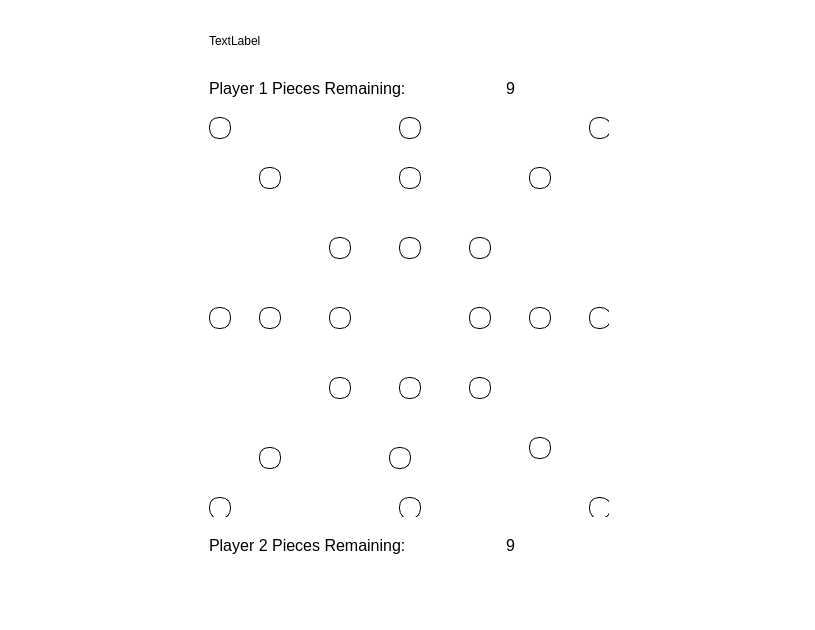
<?xml version="1.0" encoding="UTF-8"?>
<ui version="4.0">
 <class>gamescreen</class>
 <widget class="QDialog" name="gamescreen">
  <property name="geometry">
   <rect>
    <x>0</x>
    <y>0</y>
    <width>815</width>
    <height>630</height>
   </rect>
  </property>
  <property name="windowTitle">
   <string>Dialog</string>
  </property>
  <property name="autoFillBackground">
   <bool>false</bool>
  </property>
  <property name="styleSheet">
   <string notr="true">background-color: rgb(255, 255, 255);</string>
  </property>
  <layout class="QGridLayout" name="gridLayout">
   <property name="rightMargin">
    <number>9</number>
   </property>
   <item row="4" column="2">
    <widget class="QLabel" name="p2_pieces">
     <property name="text">
      <string>&lt;html&gt;&lt;head/&gt;&lt;body&gt;&lt;p align=&quot;center&quot;&gt;&lt;span style=&quot; font-size:12pt;&quot;&gt;9&lt;/span&gt;&lt;/p&gt;&lt;/body&gt;&lt;/html&gt;</string>
     </property>
    </widget>
   </item>
   <item row="5" column="2">
    <spacer name="verticalSpacer_4">
     <property name="orientation">
      <enum>Qt::Vertical</enum>
     </property>
     <property name="sizeHint" stdset="0">
      <size>
       <width>20</width>
       <height>40</height>
      </size>
     </property>
    </spacer>
   </item>
   <item row="4" column="1">
    <widget class="QLabel" name="p2_label">
     <property name="sizePolicy">
      <sizepolicy hsizetype="Preferred" vsizetype="Fixed">
       <horstretch>0</horstretch>
       <verstretch>0</verstretch>
      </sizepolicy>
     </property>
     <property name="minimumSize">
      <size>
       <width>0</width>
       <height>45</height>
      </size>
     </property>
     <property name="text">
      <string>&lt;html&gt;&lt;head/&gt;&lt;body&gt;&lt;p&gt;&lt;span style=&quot; font-size:12pt;&quot;&gt;Player 2 Pieces Remaining:&lt;/span&gt;&lt;/p&gt;&lt;/body&gt;&lt;/html&gt;</string>
     </property>
    </widget>
   </item>
   <item row="2" column="1">
    <widget class="QLabel" name="p1_label">
     <property name="sizePolicy">
      <sizepolicy hsizetype="Preferred" vsizetype="Fixed">
       <horstretch>0</horstretch>
       <verstretch>0</verstretch>
      </sizepolicy>
     </property>
     <property name="minimumSize">
      <size>
       <width>0</width>
       <height>45</height>
      </size>
     </property>
     <property name="text">
      <string>&lt;html&gt;&lt;head/&gt;&lt;body&gt;&lt;p&gt;&lt;span style=&quot; font-size:12pt;&quot;&gt;Player 1 Pieces Remaining:&lt;/span&gt;&lt;/p&gt;&lt;/body&gt;&lt;/html&gt;</string>
     </property>
    </widget>
   </item>
   <item row="3" column="0">
    <spacer name="horizontalSpacer_3">
     <property name="orientation">
      <enum>Qt::Horizontal</enum>
     </property>
     <property name="sizeHint" stdset="0">
      <size>
       <width>40</width>
       <height>20</height>
      </size>
     </property>
    </spacer>
   </item>
   <item row="2" column="2">
    <widget class="QLabel" name="p1_pieces">
     <property name="text">
      <string>&lt;html&gt;&lt;head/&gt;&lt;body&gt;&lt;p align=&quot;center&quot;&gt;&lt;span style=&quot; font-size:12pt;&quot;&gt;9&lt;/span&gt;&lt;/p&gt;&lt;/body&gt;&lt;/html&gt;</string>
     </property>
    </widget>
   </item>
   <item row="0" column="2">
    <spacer name="verticalSpacer_2">
     <property name="orientation">
      <enum>Qt::Vertical</enum>
     </property>
     <property name="sizeType">
      <enum>QSizePolicy::Fixed</enum>
     </property>
     <property name="sizeHint" stdset="0">
      <size>
       <width>20</width>
       <height>10</height>
      </size>
     </property>
    </spacer>
   </item>
   <item row="3" column="1" colspan="2">
    <widget class="QWidget" name="board" native="true">
     <property name="sizePolicy">
      <sizepolicy hsizetype="Fixed" vsizetype="Fixed">
       <horstretch>0</horstretch>
       <verstretch>0</verstretch>
      </sizepolicy>
     </property>
     <property name="minimumSize">
      <size>
       <width>400</width>
       <height>400</height>
      </size>
     </property>
     <property name="maximumSize">
      <size>
       <width>1000</width>
       <height>1000</height>
      </size>
     </property>
     <property name="focusPolicy">
      <enum>Qt::NoFocus</enum>
     </property>
     <property name="acceptDrops">
      <bool>false</bool>
     </property>
     <property name="styleSheet">
      <string notr="true">#board{image: url(:/img/board.png);}</string>
     </property>
     <widget class="QPushButton" name="space1">
      <property name="geometry">
       <rect>
        <x>0</x>
        <y>0</y>
        <width>22</width>
        <height>22</height>
       </rect>
      </property>
      <property name="sizePolicy">
       <sizepolicy hsizetype="Minimum" vsizetype="Minimum">
        <horstretch>0</horstretch>
        <verstretch>0</verstretch>
       </sizepolicy>
      </property>
      <property name="acceptDrops">
       <bool>true</bool>
      </property>
      <property name="autoFillBackground">
       <bool>false</bool>
      </property>
      <property name="styleSheet">
       <string notr="true">background-color: white;
 border-style: solid;
 border-width:1px;
 border-radius:10px;
 border-color: black;
 max-width:20px;
 max-height:20px;
 min-width:20px;
 min-height:20px;</string>
      </property>
      <property name="text">
       <string/>
      </property>
      <property name="iconSize">
       <size>
        <width>20</width>
        <height>20</height>
       </size>
      </property>
      <property name="autoDefault">
       <bool>true</bool>
      </property>
      <property name="flat">
       <bool>false</bool>
      </property>
      <attribute name="buttonGroup">
       <string notr="true">boardButtons</string>
      </attribute>
     </widget>
     <widget class="QPushButton" name="space2">
      <property name="geometry">
       <rect>
        <x>190</x>
        <y>0</y>
        <width>22</width>
        <height>22</height>
       </rect>
      </property>
      <property name="acceptDrops">
       <bool>true</bool>
      </property>
      <property name="styleSheet">
       <string notr="true">background-color: white;
 border-style: solid;
 border-width:1px;
 border-radius:10px;
 border-color: black;
 max-width:20px;
 max-height:20px;
 min-width:20px;
 min-height:20px;</string>
      </property>
      <property name="text">
       <string/>
      </property>
      <property name="iconSize">
       <size>
        <width>20</width>
        <height>20</height>
       </size>
      </property>
      <property name="autoDefault">
       <bool>false</bool>
      </property>
      <property name="flat">
       <bool>true</bool>
      </property>
      <attribute name="buttonGroup">
       <string notr="true">boardButtons</string>
      </attribute>
     </widget>
     <widget class="QPushButton" name="space3">
      <property name="geometry">
       <rect>
        <x>380</x>
        <y>0</y>
        <width>22</width>
        <height>22</height>
       </rect>
      </property>
      <property name="sizePolicy">
       <sizepolicy hsizetype="Minimum" vsizetype="Fixed">
        <horstretch>0</horstretch>
        <verstretch>0</verstretch>
       </sizepolicy>
      </property>
      <property name="acceptDrops">
       <bool>true</bool>
      </property>
      <property name="styleSheet">
       <string notr="true">background-color: white;
 border-style: solid;
 border-width:1px;
 border-radius:10px;
 border-color: black;
 max-width:20px;
 max-height:20px;
 min-width:20px;
 min-height:20px;</string>
      </property>
      <property name="text">
       <string/>
      </property>
      <property name="iconSize">
       <size>
        <width>20</width>
        <height>20</height>
       </size>
      </property>
      <property name="autoDefault">
       <bool>false</bool>
      </property>
      <property name="flat">
       <bool>true</bool>
      </property>
      <attribute name="buttonGroup">
       <string notr="true">boardButtons</string>
      </attribute>
     </widget>
     <widget class="QPushButton" name="space4">
      <property name="geometry">
       <rect>
        <x>50</x>
        <y>50</y>
        <width>22</width>
        <height>22</height>
       </rect>
      </property>
      <property name="acceptDrops">
       <bool>true</bool>
      </property>
      <property name="styleSheet">
       <string notr="true">background-color: white;
 border-style: solid;
 border-width:1px;
 border-radius:10px;
 border-color: black;
 max-width:20px;
 max-height:20px;
 min-width:20px;
 min-height:20px;</string>
      </property>
      <property name="text">
       <string/>
      </property>
      <property name="autoDefault">
       <bool>false</bool>
      </property>
      <property name="flat">
       <bool>true</bool>
      </property>
      <attribute name="buttonGroup">
       <string notr="true">boardButtons</string>
      </attribute>
     </widget>
     <widget class="QPushButton" name="space5">
      <property name="geometry">
       <rect>
        <x>190</x>
        <y>50</y>
        <width>22</width>
        <height>22</height>
       </rect>
      </property>
      <property name="acceptDrops">
       <bool>true</bool>
      </property>
      <property name="styleSheet">
       <string notr="true">background-color: white;
 border-style: solid;
 border-width:1px;
 border-radius:10px;
 border-color: black;
 max-width:20px;
 max-height:20px;
 min-width:20px;
 min-height:20px;</string>
      </property>
      <property name="text">
       <string/>
      </property>
      <property name="autoDefault">
       <bool>false</bool>
      </property>
      <property name="flat">
       <bool>true</bool>
      </property>
      <attribute name="buttonGroup">
       <string notr="true">boardButtons</string>
      </attribute>
     </widget>
     <widget class="QPushButton" name="space6">
      <property name="geometry">
       <rect>
        <x>320</x>
        <y>50</y>
        <width>22</width>
        <height>22</height>
       </rect>
      </property>
      <property name="acceptDrops">
       <bool>true</bool>
      </property>
      <property name="styleSheet">
       <string notr="true">background-color: white;
 border-style: solid;
 border-width:1px;
 border-radius:10px;
 border-color: black;
 max-width:20px;
 max-height:20px;
 min-width:20px;
 min-height:20px;</string>
      </property>
      <property name="text">
       <string/>
      </property>
      <property name="autoDefault">
       <bool>false</bool>
      </property>
      <property name="flat">
       <bool>true</bool>
      </property>
      <attribute name="buttonGroup">
       <string notr="true">boardButtons</string>
      </attribute>
     </widget>
     <widget class="QPushButton" name="space7">
      <property name="geometry">
       <rect>
        <x>120</x>
        <y>120</y>
        <width>22</width>
        <height>22</height>
       </rect>
      </property>
      <property name="acceptDrops">
       <bool>true</bool>
      </property>
      <property name="styleSheet">
       <string notr="true">background-color: white;
 border-style: solid;
 border-width:1px;
 border-radius:10px;
 border-color: black;
 max-width:20px;
 max-height:20px;
 min-width:20px;
 min-height:20px;</string>
      </property>
      <property name="text">
       <string/>
      </property>
      <property name="autoDefault">
       <bool>false</bool>
      </property>
      <property name="flat">
       <bool>true</bool>
      </property>
      <attribute name="buttonGroup">
       <string notr="true">boardButtons</string>
      </attribute>
     </widget>
     <widget class="QPushButton" name="space8">
      <property name="geometry">
       <rect>
        <x>190</x>
        <y>120</y>
        <width>22</width>
        <height>22</height>
       </rect>
      </property>
      <property name="acceptDrops">
       <bool>true</bool>
      </property>
      <property name="styleSheet">
       <string notr="true">background-color: white;
 border-style: solid;
 border-width:1px;
 border-radius:10px;
 border-color: black;
 max-width:20px;
 max-height:20px;
 min-width:20px;
 min-height:20px;</string>
      </property>
      <property name="text">
       <string/>
      </property>
      <property name="autoDefault">
       <bool>false</bool>
      </property>
      <property name="flat">
       <bool>true</bool>
      </property>
      <attribute name="buttonGroup">
       <string notr="true">boardButtons</string>
      </attribute>
     </widget>
     <widget class="QPushButton" name="space9">
      <property name="geometry">
       <rect>
        <x>260</x>
        <y>120</y>
        <width>22</width>
        <height>22</height>
       </rect>
      </property>
      <property name="acceptDrops">
       <bool>true</bool>
      </property>
      <property name="styleSheet">
       <string notr="true">background-color: white;
 border-style: solid;
 border-width:1px;
 border-radius:10px;
 border-color: black;
 max-width:20px;
 max-height:20px;
 min-width:20px;
 min-height:20px;</string>
      </property>
      <property name="text">
       <string/>
      </property>
      <property name="autoDefault">
       <bool>false</bool>
      </property>
      <property name="flat">
       <bool>true</bool>
      </property>
      <attribute name="buttonGroup">
       <string notr="true">boardButtons</string>
      </attribute>
     </widget>
     <widget class="QPushButton" name="space10">
      <property name="geometry">
       <rect>
        <x>0</x>
        <y>190</y>
        <width>22</width>
        <height>22</height>
       </rect>
      </property>
      <property name="sizePolicy">
       <sizepolicy hsizetype="Minimum" vsizetype="Fixed">
        <horstretch>0</horstretch>
        <verstretch>0</verstretch>
       </sizepolicy>
      </property>
      <property name="acceptDrops">
       <bool>true</bool>
      </property>
      <property name="styleSheet">
       <string notr="true">background-color: white;
 border-style: solid;
 border-width:1px;
 border-radius:10px;
 border-color: black;
 max-width:20px;
 max-height:20px;
 min-width:20px;
 min-height:20px;</string>
      </property>
      <property name="text">
       <string/>
      </property>
      <property name="autoDefault">
       <bool>false</bool>
      </property>
      <property name="flat">
       <bool>true</bool>
      </property>
      <attribute name="buttonGroup">
       <string notr="true">boardButtons</string>
      </attribute>
     </widget>
     <widget class="QPushButton" name="space11">
      <property name="geometry">
       <rect>
        <x>50</x>
        <y>190</y>
        <width>22</width>
        <height>22</height>
       </rect>
      </property>
      <property name="acceptDrops">
       <bool>true</bool>
      </property>
      <property name="styleSheet">
       <string notr="true">background-color: white;
 border-style: solid;
 border-width:1px;
 border-radius:10px;
 border-color: black;
 max-width:20px;
 max-height:20px;
 min-width:20px;
 min-height:20px;</string>
      </property>
      <property name="text">
       <string/>
      </property>
      <property name="autoDefault">
       <bool>false</bool>
      </property>
      <property name="flat">
       <bool>true</bool>
      </property>
      <attribute name="buttonGroup">
       <string notr="true">boardButtons</string>
      </attribute>
     </widget>
     <widget class="QPushButton" name="space12">
      <property name="geometry">
       <rect>
        <x>120</x>
        <y>190</y>
        <width>22</width>
        <height>22</height>
       </rect>
      </property>
      <property name="acceptDrops">
       <bool>true</bool>
      </property>
      <property name="styleSheet">
       <string notr="true">background-color: white;
 border-style: solid;
 border-width:1px;
 border-radius:10px;
 border-color: black;
 max-width:20px;
 max-height:20px;
 min-width:20px;
 min-height:20px;</string>
      </property>
      <property name="text">
       <string/>
      </property>
      <property name="autoDefault">
       <bool>false</bool>
      </property>
      <property name="flat">
       <bool>true</bool>
      </property>
      <attribute name="buttonGroup">
       <string notr="true">boardButtons</string>
      </attribute>
     </widget>
     <widget class="QPushButton" name="space13">
      <property name="geometry">
       <rect>
        <x>260</x>
        <y>190</y>
        <width>22</width>
        <height>22</height>
       </rect>
      </property>
      <property name="acceptDrops">
       <bool>true</bool>
      </property>
      <property name="styleSheet">
       <string notr="true">background-color: white;
 border-style: solid;
 border-width:1px;
 border-radius:10px;
 border-color: black;
 max-width:20px;
 max-height:20px;
 min-width:20px;
 min-height:20px;</string>
      </property>
      <property name="text">
       <string/>
      </property>
      <property name="autoDefault">
       <bool>false</bool>
      </property>
      <property name="flat">
       <bool>true</bool>
      </property>
      <attribute name="buttonGroup">
       <string notr="true">boardButtons</string>
      </attribute>
     </widget>
     <widget class="QPushButton" name="space14">
      <property name="geometry">
       <rect>
        <x>320</x>
        <y>190</y>
        <width>22</width>
        <height>22</height>
       </rect>
      </property>
      <property name="acceptDrops">
       <bool>true</bool>
      </property>
      <property name="styleSheet">
       <string notr="true">background-color: white;
 border-style: solid;
 border-width:1px;
 border-radius:10px;
 border-color: black;
 max-width:20px;
 max-height:20px;
 min-width:20px;
 min-height:20px;</string>
      </property>
      <property name="text">
       <string/>
      </property>
      <property name="autoDefault">
       <bool>false</bool>
      </property>
      <property name="flat">
       <bool>true</bool>
      </property>
      <attribute name="buttonGroup">
       <string notr="true">boardButtons</string>
      </attribute>
     </widget>
     <widget class="QPushButton" name="space15">
      <property name="geometry">
       <rect>
        <x>380</x>
        <y>190</y>
        <width>22</width>
        <height>22</height>
       </rect>
      </property>
      <property name="acceptDrops">
       <bool>true</bool>
      </property>
      <property name="styleSheet">
       <string notr="true">background-color: white;
 border-style: solid;
 border-width:1px;
 border-radius:10px;
 border-color: black;
 max-width:20px;
 max-height:20px;
 min-width:20px;
 min-height:20px;</string>
      </property>
      <property name="text">
       <string/>
      </property>
      <property name="autoDefault">
       <bool>false</bool>
      </property>
      <property name="flat">
       <bool>true</bool>
      </property>
      <attribute name="buttonGroup">
       <string notr="true">boardButtons</string>
      </attribute>
     </widget>
     <widget class="QPushButton" name="space16">
      <property name="geometry">
       <rect>
        <x>120</x>
        <y>260</y>
        <width>22</width>
        <height>22</height>
       </rect>
      </property>
      <property name="acceptDrops">
       <bool>true</bool>
      </property>
      <property name="styleSheet">
       <string notr="true">background-color: white;
 border-style: solid;
 border-width:1px;
 border-radius:10px;
 border-color: black;
 max-width:20px;
 max-height:20px;
 min-width:20px;
 min-height:20px;</string>
      </property>
      <property name="text">
       <string/>
      </property>
      <property name="autoDefault">
       <bool>false</bool>
      </property>
      <property name="flat">
       <bool>true</bool>
      </property>
      <attribute name="buttonGroup">
       <string notr="true">boardButtons</string>
      </attribute>
     </widget>
     <widget class="QPushButton" name="space17">
      <property name="geometry">
       <rect>
        <x>190</x>
        <y>260</y>
        <width>22</width>
        <height>22</height>
       </rect>
      </property>
      <property name="acceptDrops">
       <bool>true</bool>
      </property>
      <property name="styleSheet">
       <string notr="true">background-color: white;
 border-style: solid;
 border-width:1px;
 border-radius:10px;
 border-color: black;
 max-width:20px;
 max-height:20px;
 min-width:20px;
 min-height:20px;</string>
      </property>
      <property name="text">
       <string/>
      </property>
      <property name="autoDefault">
       <bool>false</bool>
      </property>
      <property name="flat">
       <bool>true</bool>
      </property>
      <attribute name="buttonGroup">
       <string notr="true">boardButtons</string>
      </attribute>
     </widget>
     <widget class="QPushButton" name="space18">
      <property name="geometry">
       <rect>
        <x>260</x>
        <y>260</y>
        <width>22</width>
        <height>22</height>
       </rect>
      </property>
      <property name="acceptDrops">
       <bool>true</bool>
      </property>
      <property name="styleSheet">
       <string notr="true">background-color: white;
 border-style: solid;
 border-width:1px;
 border-radius:10px;
 border-color: black;
 max-width:20px;
 max-height:20px;
 min-width:20px;
 min-height:20px;</string>
      </property>
      <property name="text">
       <string/>
      </property>
      <property name="autoDefault">
       <bool>false</bool>
      </property>
      <property name="flat">
       <bool>true</bool>
      </property>
      <attribute name="buttonGroup">
       <string notr="true">boardButtons</string>
      </attribute>
     </widget>
     <widget class="QPushButton" name="space19">
      <property name="geometry">
       <rect>
        <x>50</x>
        <y>330</y>
        <width>22</width>
        <height>22</height>
       </rect>
      </property>
      <property name="acceptDrops">
       <bool>true</bool>
      </property>
      <property name="styleSheet">
       <string notr="true">background-color: white;
 border-style: solid;
 border-width:1px;
 border-radius:10px;
 border-color: black;
 max-width:20px;
 max-height:20px;
 min-width:20px;
 min-height:20px;</string>
      </property>
      <property name="text">
       <string/>
      </property>
      <property name="autoDefault">
       <bool>false</bool>
      </property>
      <property name="flat">
       <bool>true</bool>
      </property>
      <attribute name="buttonGroup">
       <string notr="true">boardButtons</string>
      </attribute>
     </widget>
     <widget class="QPushButton" name="space20">
      <property name="geometry">
       <rect>
        <x>180</x>
        <y>330</y>
        <width>22</width>
        <height>22</height>
       </rect>
      </property>
      <property name="acceptDrops">
       <bool>true</bool>
      </property>
      <property name="styleSheet">
       <string notr="true">background-color: white;
 border-style: solid;
 border-width:1px;
 border-radius:10px;
 border-color: black;
 max-width:20px;
 max-height:20px;
 min-width:20px;
 min-height:20px;</string>
      </property>
      <property name="text">
       <string/>
      </property>
      <property name="autoDefault">
       <bool>false</bool>
      </property>
      <property name="flat">
       <bool>true</bool>
      </property>
      <attribute name="buttonGroup">
       <string notr="true">boardButtons</string>
      </attribute>
     </widget>
     <widget class="QPushButton" name="space21">
      <property name="geometry">
       <rect>
        <x>320</x>
        <y>320</y>
        <width>22</width>
        <height>22</height>
       </rect>
      </property>
      <property name="acceptDrops">
       <bool>true</bool>
      </property>
      <property name="styleSheet">
       <string notr="true">background-color: white;
 border-style: solid;
 border-width:1px;
 border-radius:10px;
 border-color: black;
 max-width:20px;
 max-height:20px;
 min-width:20px;
 min-height:20px;</string>
      </property>
      <property name="text">
       <string/>
      </property>
      <property name="autoDefault">
       <bool>false</bool>
      </property>
      <property name="flat">
       <bool>true</bool>
      </property>
      <attribute name="buttonGroup">
       <string notr="true">boardButtons</string>
      </attribute>
     </widget>
     <widget class="QPushButton" name="space22">
      <property name="geometry">
       <rect>
        <x>0</x>
        <y>380</y>
        <width>22</width>
        <height>22</height>
       </rect>
      </property>
      <property name="acceptDrops">
       <bool>true</bool>
      </property>
      <property name="styleSheet">
       <string notr="true">background-color: white;
 border-style: solid;
 border-width:1px;
 border-radius:10px;
 border-color: black;
 max-width:20px;
 max-height:20px;
 min-width:20px;
 min-height:20px;</string>
      </property>
      <property name="text">
       <string/>
      </property>
      <property name="autoDefault">
       <bool>false</bool>
      </property>
      <property name="flat">
       <bool>true</bool>
      </property>
      <attribute name="buttonGroup">
       <string notr="true">boardButtons</string>
      </attribute>
     </widget>
     <widget class="QPushButton" name="space23">
      <property name="geometry">
       <rect>
        <x>190</x>
        <y>380</y>
        <width>22</width>
        <height>22</height>
       </rect>
      </property>
      <property name="acceptDrops">
       <bool>true</bool>
      </property>
      <property name="styleSheet">
       <string notr="true">background-color: white;
 border-style: solid;
 border-width:1px;
 border-radius:10px;
 border-color: black;
 max-width:20px;
 max-height:20px;
 min-width:20px;
 min-height:20px;</string>
      </property>
      <property name="text">
       <string/>
      </property>
      <property name="autoDefault">
       <bool>false</bool>
      </property>
      <property name="flat">
       <bool>true</bool>
      </property>
      <attribute name="buttonGroup">
       <string notr="true">boardButtons</string>
      </attribute>
     </widget>
     <widget class="QPushButton" name="space24">
      <property name="geometry">
       <rect>
        <x>380</x>
        <y>380</y>
        <width>22</width>
        <height>22</height>
       </rect>
      </property>
      <property name="acceptDrops">
       <bool>true</bool>
      </property>
      <property name="styleSheet">
       <string notr="true">background-color: white;
 border-style: solid;
 border-width:1px;
 border-radius:10px;
 border-color: black;
 max-width:20px;
 max-height:20px;
 min-width:20px;
 min-height:20px;</string>
      </property>
      <property name="text">
       <string/>
      </property>
      <property name="autoDefault">
       <bool>false</bool>
      </property>
      <property name="flat">
       <bool>true</bool>
      </property>
      <attribute name="buttonGroup">
       <string notr="true">boardButtons</string>
      </attribute>
     </widget>
    </widget>
   </item>
   <item row="0" column="1">
    <spacer name="verticalSpacer">
     <property name="orientation">
      <enum>Qt::Vertical</enum>
     </property>
     <property name="sizeType">
      <enum>QSizePolicy::Fixed</enum>
     </property>
     <property name="sizeHint" stdset="0">
      <size>
       <width>20</width>
       <height>10</height>
      </size>
     </property>
    </spacer>
   </item>
   <item row="5" column="1">
    <spacer name="verticalSpacer_3">
     <property name="orientation">
      <enum>Qt::Vertical</enum>
     </property>
     <property name="sizeHint" stdset="0">
      <size>
       <width>20</width>
       <height>40</height>
      </size>
     </property>
    </spacer>
   </item>
   <item row="3" column="3">
    <spacer name="horizontalSpacer_4">
     <property name="orientation">
      <enum>Qt::Horizontal</enum>
     </property>
     <property name="sizeHint" stdset="0">
      <size>
       <width>40</width>
       <height>20</height>
      </size>
     </property>
    </spacer>
   </item>
   <item row="1" column="1" colspan="2">
    <widget class="QLabel" name="turn_label">
     <property name="sizePolicy">
      <sizepolicy hsizetype="Preferred" vsizetype="Fixed">
       <horstretch>0</horstretch>
       <verstretch>0</verstretch>
      </sizepolicy>
     </property>
     <property name="minimumSize">
      <size>
       <width>0</width>
       <height>39</height>
      </size>
     </property>
     <property name="text">
      <string>TextLabel</string>
     </property>
    </widget>
   </item>
  </layout>
 </widget>
 <resources/>
 <connections/>
 <buttongroups>
  <buttongroup name="boardButtons">
   <property name="exclusive">
    <bool>false</bool>
   </property>
  </buttongroup>
 </buttongroups>
</ui>
